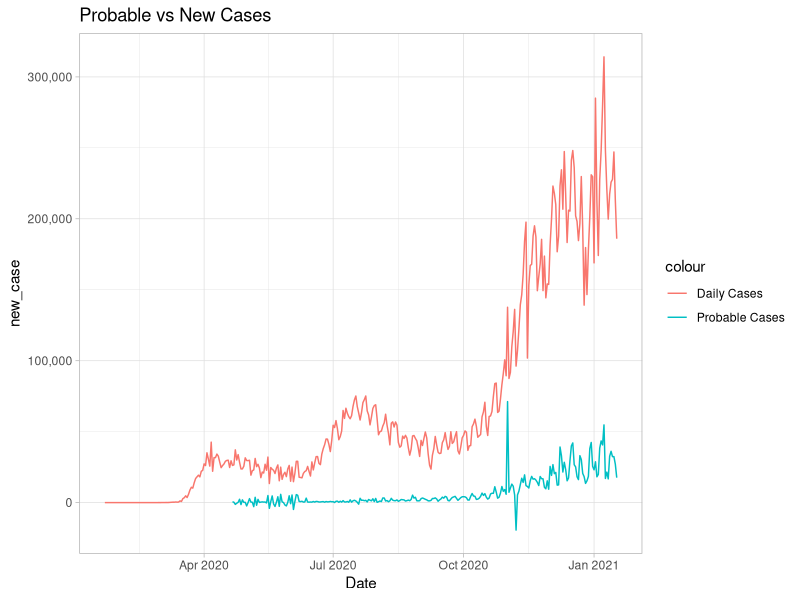
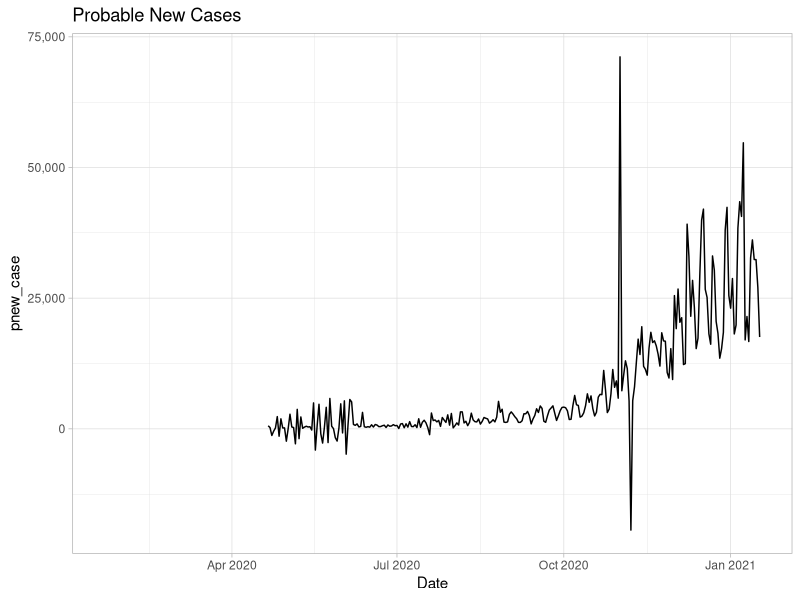
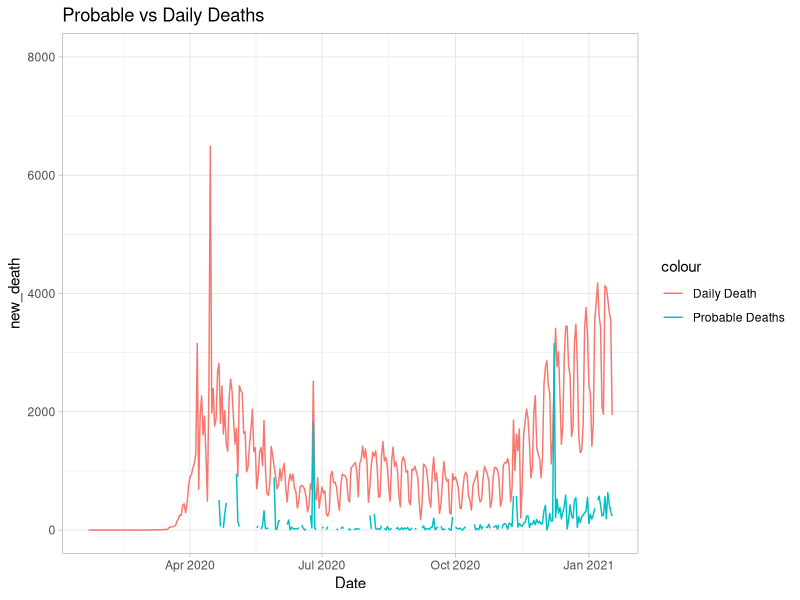
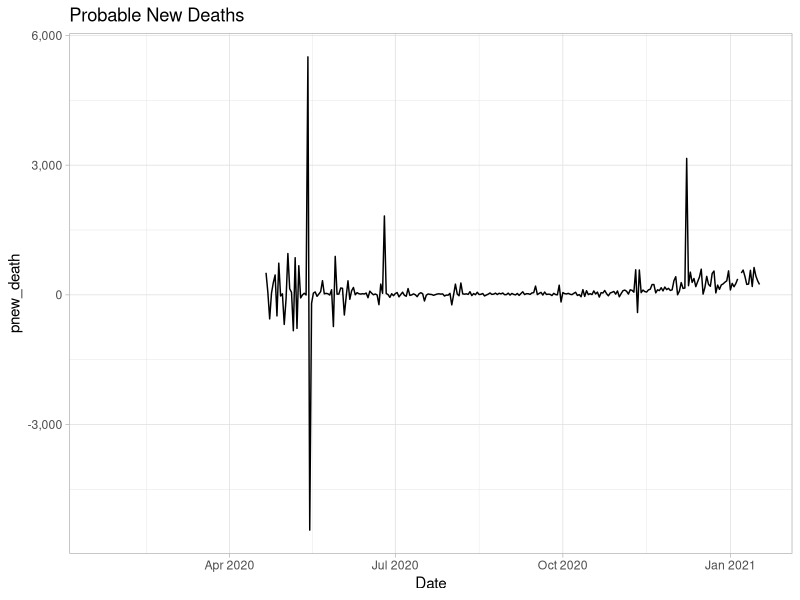

Write R code to recreate these figures, in order.
## ---- chunk 1
knitr::opts_chunk$set(echo = TRUE)
library(ggplot2)
library(scales)
library(dplyr)
theme_set(theme_light())
## ---- chunk 2
df <- read.csv("./US-CDC-COVID19-Timeseries.csv")
df$Date <- as.Date(df$submission_date,format = "%m-%d-%Y")
db <- df %>% select(-submission_date,-created_at,-conf_death,-prob_death,
                    -conf_cases,-prob_cases)
summary(db)
## ---- chunk 3
COVID <- db %>% group_by(Date) %>% summarise(
  across (tot_cases:pnew_death,sum)
)
## ---- chunk 4
ggplot(COVID) + geom_line(aes(x=Date,y=new_case,col="Daily Cases")) +
  geom_line(aes(x=Date,y=pnew_case,col="Probable Cases")) +
  scale_y_continuous(labels = comma) +
  labs(title="Probable vs New Cases") 

ggplot(COVID) + geom_line(aes(x=Date,y=pnew_case)) +
  labs(title="Probable New Cases") +
  scale_y_continuous(labels = comma)
## ---- chunk 5

ggplot(COVID) + geom_line(aes(x=Date,y=new_death,col="Daily Death")) +
  geom_line(aes(x=Date,y=pnew_death,col="Probable Deaths")) +
  scale_y_continuous(labels = comma) +
  labs(title="Probable vs Daily Deaths") +ylim(0,8000) 

ggplot(COVID) + geom_line(aes(x=Date,y=pnew_death)) +
  labs(title="Probable New Deaths") +
  scale_y_continuous(labels = comma)
